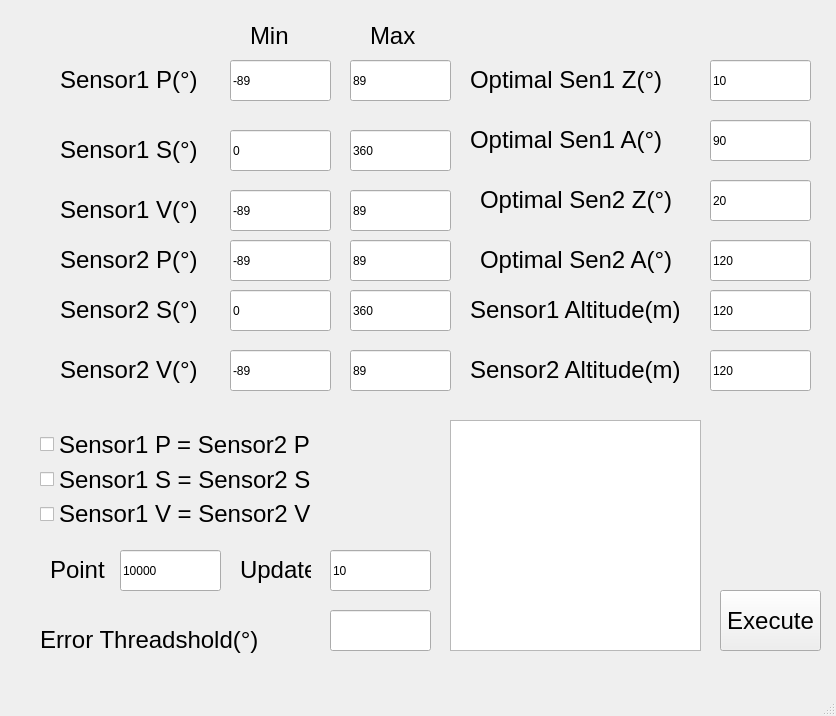
<?xml version="1.0" encoding="UTF-8"?>
<ui version="4.0">
 <class>MainWindow</class>
 <widget class="QMainWindow" name="MainWindow">
  <property name="geometry">
   <rect>
    <x>0</x>
    <y>0</y>
    <width>836</width>
    <height>716</height>
   </rect>
  </property>
  <property name="minimumSize">
   <size>
    <width>836</width>
    <height>716</height>
   </size>
  </property>
  <property name="maximumSize">
   <size>
    <width>836</width>
    <height>716</height>
   </size>
  </property>
  <property name="windowTitle">
   <string>MainWindow</string>
  </property>
  <widget class="QWidget" name="centralwidget">
   <widget class="QPushButton" name="pushButton_3">
    <property name="geometry">
     <rect>
      <x>720</x>
      <y>590</y>
      <width>101</width>
      <height>61</height>
     </rect>
    </property>
    <property name="font">
     <font>
      <pointsize>18</pointsize>
     </font>
    </property>
    <property name="text">
     <string>Execute</string>
    </property>
   </widget>
   <widget class="QLineEdit" name="lineEdit_39">
    <property name="geometry">
     <rect>
      <x>230</x>
      <y>130</y>
      <width>101</width>
      <height>41</height>
     </rect>
    </property>
    <property name="text">
     <string>0</string>
    </property>
   </widget>
   <widget class="QLineEdit" name="lineEdit_40">
    <property name="geometry">
     <rect>
      <x>230</x>
      <y>240</y>
      <width>101</width>
      <height>41</height>
     </rect>
    </property>
    <property name="text">
     <string>-89</string>
    </property>
   </widget>
   <widget class="QLineEdit" name="lineEdit_41">
    <property name="geometry">
     <rect>
      <x>710</x>
      <y>60</y>
      <width>101</width>
      <height>41</height>
     </rect>
    </property>
    <property name="text">
     <string>10</string>
    </property>
   </widget>
   <widget class="QLabel" name="label_33">
    <property name="geometry">
     <rect>
      <x>60</x>
      <y>60</y>
      <width>151</width>
      <height>41</height>
     </rect>
    </property>
    <property name="font">
     <font>
      <pointsize>18</pointsize>
     </font>
    </property>
    <property name="text">
     <string>&lt;html&gt;&lt;head/&gt;&lt;body&gt;&lt;p&gt;Sensor1 P(°)&lt;/p&gt;&lt;/body&gt;&lt;/html&gt;</string>
    </property>
   </widget>
   <widget class="QLineEdit" name="lineEdit_42">
    <property name="geometry">
     <rect>
      <x>350</x>
      <y>240</y>
      <width>101</width>
      <height>41</height>
     </rect>
    </property>
    <property name="text">
     <string>89</string>
    </property>
   </widget>
   <widget class="QLineEdit" name="lineEdit_43">
    <property name="geometry">
     <rect>
      <x>350</x>
      <y>60</y>
      <width>101</width>
      <height>41</height>
     </rect>
    </property>
    <property name="text">
     <string>89</string>
    </property>
   </widget>
   <widget class="QWidget" name="verticalLayoutWidget_3">
    <property name="geometry">
     <rect>
      <x>40</x>
      <y>430</y>
      <width>433</width>
      <height>98</height>
     </rect>
    </property>
    <layout class="QVBoxLayout" name="verticalLayout_3">
     <item>
      <widget class="QCheckBox" name="checkBox_7">
       <property name="font">
        <font>
         <pointsize>18</pointsize>
        </font>
       </property>
       <property name="text">
        <string>Sensor1 P = Sensor2 P</string>
       </property>
      </widget>
     </item>
     <item>
      <widget class="QCheckBox" name="checkBox_8">
       <property name="font">
        <font>
         <pointsize>18</pointsize>
        </font>
       </property>
       <property name="text">
        <string>Sensor1 S = Sensor2 S</string>
       </property>
      </widget>
     </item>
     <item>
      <widget class="QCheckBox" name="checkBox_6">
       <property name="font">
        <font>
         <pointsize>18</pointsize>
        </font>
       </property>
       <property name="text">
        <string>Sensor1 V = Sensor2 V</string>
       </property>
      </widget>
     </item>
    </layout>
   </widget>
   <widget class="QLabel" name="label_34">
    <property name="geometry">
     <rect>
      <x>60</x>
      <y>190</y>
      <width>151</width>
      <height>41</height>
     </rect>
    </property>
    <property name="font">
     <font>
      <pointsize>18</pointsize>
     </font>
    </property>
    <property name="text">
     <string>&lt;html&gt;&lt;head/&gt;&lt;body&gt;&lt;p&gt;Sensor1 V(°)&lt;/p&gt;&lt;/body&gt;&lt;/html&gt;</string>
    </property>
   </widget>
   <widget class="QTextBrowser" name="textBrowser_3">
    <property name="geometry">
     <rect>
      <x>450</x>
      <y>420</y>
      <width>251</width>
      <height>231</height>
     </rect>
    </property>
   </widget>
   <widget class="QLabel" name="label_9">
    <property name="geometry">
     <rect>
      <x>250</x>
      <y>20</y>
      <width>71</width>
      <height>31</height>
     </rect>
    </property>
    <property name="font">
     <font>
      <pointsize>18</pointsize>
     </font>
    </property>
    <property name="text">
     <string>Min</string>
    </property>
   </widget>
   <widget class="QLabel" name="label_35">
    <property name="geometry">
     <rect>
      <x>480</x>
      <y>240</y>
      <width>221</width>
      <height>41</height>
     </rect>
    </property>
    <property name="font">
     <font>
      <pointsize>18</pointsize>
     </font>
    </property>
    <property name="text">
     <string>&lt;html&gt;&lt;head/&gt;&lt;body&gt;&lt;p&gt;Optimal Sen2 A(°)&lt;/p&gt;&lt;/body&gt;&lt;/html&gt;</string>
    </property>
   </widget>
   <widget class="QLabel" name="label_36">
    <property name="geometry">
     <rect>
      <x>470</x>
      <y>60</y>
      <width>221</width>
      <height>41</height>
     </rect>
    </property>
    <property name="font">
     <font>
      <pointsize>18</pointsize>
     </font>
    </property>
    <property name="text">
     <string>&lt;html&gt;&lt;head/&gt;&lt;body&gt;&lt;p&gt;Optimal Sen1 Z(°)&lt;/p&gt;&lt;/body&gt;&lt;/html&gt;</string>
    </property>
   </widget>
   <widget class="QLineEdit" name="lineEdit_44">
    <property name="geometry">
     <rect>
      <x>350</x>
      <y>190</y>
      <width>101</width>
      <height>41</height>
     </rect>
    </property>
    <property name="text">
     <string>89</string>
    </property>
   </widget>
   <widget class="QLineEdit" name="lineEdit_45">
    <property name="geometry">
     <rect>
      <x>710</x>
      <y>290</y>
      <width>101</width>
      <height>41</height>
     </rect>
    </property>
    <property name="text">
     <string>120</string>
    </property>
   </widget>
   <widget class="QLineEdit" name="lineEdit_46">
    <property name="geometry">
     <rect>
      <x>710</x>
      <y>240</y>
      <width>101</width>
      <height>41</height>
     </rect>
    </property>
    <property name="text">
     <string>120</string>
    </property>
   </widget>
   <widget class="QLabel" name="label_37">
    <property name="geometry">
     <rect>
      <x>470</x>
      <y>290</y>
      <width>231</width>
      <height>41</height>
     </rect>
    </property>
    <property name="font">
     <font>
      <pointsize>18</pointsize>
     </font>
    </property>
    <property name="text">
     <string>&lt;html&gt;&lt;head/&gt;&lt;body&gt;&lt;p&gt;Sensor1 Altitude(m)&lt;/p&gt;&lt;/body&gt;&lt;/html&gt;</string>
    </property>
   </widget>
   <widget class="QLineEdit" name="lineEdit_47">
    <property name="geometry">
     <rect>
      <x>710</x>
      <y>350</y>
      <width>101</width>
      <height>41</height>
     </rect>
    </property>
    <property name="text">
     <string>120</string>
    </property>
   </widget>
   <widget class="QLineEdit" name="lineEdit_48">
    <property name="geometry">
     <rect>
      <x>350</x>
      <y>350</y>
      <width>101</width>
      <height>41</height>
     </rect>
    </property>
    <property name="text">
     <string>89</string>
    </property>
   </widget>
   <widget class="QLineEdit" name="lineEdit_49">
    <property name="geometry">
     <rect>
      <x>710</x>
      <y>120</y>
      <width>101</width>
      <height>41</height>
     </rect>
    </property>
    <property name="text">
     <string>90</string>
    </property>
   </widget>
   <widget class="QLineEdit" name="lineEdit_50">
    <property name="geometry">
     <rect>
      <x>350</x>
      <y>130</y>
      <width>101</width>
      <height>41</height>
     </rect>
    </property>
    <property name="text">
     <string>360</string>
    </property>
   </widget>
   <widget class="QLabel" name="label_38">
    <property name="geometry">
     <rect>
      <x>60</x>
      <y>240</y>
      <width>151</width>
      <height>41</height>
     </rect>
    </property>
    <property name="font">
     <font>
      <pointsize>18</pointsize>
     </font>
    </property>
    <property name="text">
     <string>&lt;html&gt;&lt;head/&gt;&lt;body&gt;&lt;p&gt;Sensor2 P(°)&lt;/p&gt;&lt;/body&gt;&lt;/html&gt;</string>
    </property>
   </widget>
   <widget class="QLineEdit" name="lineEdit_51">
    <property name="geometry">
     <rect>
      <x>230</x>
      <y>290</y>
      <width>101</width>
      <height>41</height>
     </rect>
    </property>
    <property name="text">
     <string>0</string>
    </property>
   </widget>
   <widget class="QLineEdit" name="lineEdit_52">
    <property name="geometry">
     <rect>
      <x>710</x>
      <y>180</y>
      <width>101</width>
      <height>41</height>
     </rect>
    </property>
    <property name="text">
     <string>20</string>
    </property>
   </widget>
   <widget class="QLineEdit" name="lineEdit_53">
    <property name="geometry">
     <rect>
      <x>230</x>
      <y>350</y>
      <width>101</width>
      <height>41</height>
     </rect>
    </property>
    <property name="text">
     <string>-89</string>
    </property>
   </widget>
   <widget class="QLineEdit" name="lineEdit_54">
    <property name="geometry">
     <rect>
      <x>350</x>
      <y>290</y>
      <width>101</width>
      <height>41</height>
     </rect>
    </property>
    <property name="text">
     <string>360</string>
    </property>
   </widget>
   <widget class="QLabel" name="label_39">
    <property name="geometry">
     <rect>
      <x>370</x>
      <y>20</y>
      <width>71</width>
      <height>31</height>
     </rect>
    </property>
    <property name="font">
     <font>
      <pointsize>18</pointsize>
     </font>
    </property>
    <property name="text">
     <string>Max</string>
    </property>
   </widget>
   <widget class="QLineEdit" name="lineEdit_55">
    <property name="geometry">
     <rect>
      <x>230</x>
      <y>60</y>
      <width>101</width>
      <height>41</height>
     </rect>
    </property>
    <property name="text">
     <string>-89</string>
    </property>
   </widget>
   <widget class="QLabel" name="label_40">
    <property name="geometry">
     <rect>
      <x>470</x>
      <y>350</y>
      <width>231</width>
      <height>41</height>
     </rect>
    </property>
    <property name="font">
     <font>
      <pointsize>18</pointsize>
     </font>
    </property>
    <property name="text">
     <string>&lt;html&gt;&lt;head/&gt;&lt;body&gt;&lt;p&gt;Sensor2 Altitude(m)&lt;/p&gt;&lt;/body&gt;&lt;/html&gt;</string>
    </property>
   </widget>
   <widget class="QLabel" name="label_41">
    <property name="geometry">
     <rect>
      <x>480</x>
      <y>180</y>
      <width>221</width>
      <height>41</height>
     </rect>
    </property>
    <property name="font">
     <font>
      <pointsize>18</pointsize>
     </font>
    </property>
    <property name="text">
     <string>&lt;html&gt;&lt;head/&gt;&lt;body&gt;&lt;p&gt;Optimal Sen2 Z(°)&lt;/p&gt;&lt;/body&gt;&lt;/html&gt;</string>
    </property>
   </widget>
   <widget class="QLineEdit" name="lineEdit_56">
    <property name="geometry">
     <rect>
      <x>230</x>
      <y>190</y>
      <width>101</width>
      <height>41</height>
     </rect>
    </property>
    <property name="text">
     <string>-89</string>
    </property>
   </widget>
   <widget class="QLabel" name="label_42">
    <property name="geometry">
     <rect>
      <x>60</x>
      <y>130</y>
      <width>151</width>
      <height>41</height>
     </rect>
    </property>
    <property name="font">
     <font>
      <pointsize>18</pointsize>
     </font>
    </property>
    <property name="text">
     <string>&lt;html&gt;&lt;head/&gt;&lt;body&gt;&lt;p&gt;Sensor1 S(°)&lt;/p&gt;&lt;/body&gt;&lt;/html&gt;</string>
    </property>
   </widget>
   <widget class="QLabel" name="label_43">
    <property name="geometry">
     <rect>
      <x>60</x>
      <y>350</y>
      <width>151</width>
      <height>41</height>
     </rect>
    </property>
    <property name="font">
     <font>
      <pointsize>18</pointsize>
     </font>
    </property>
    <property name="text">
     <string>&lt;html&gt;&lt;head/&gt;&lt;body&gt;&lt;p&gt;Sensor2 V(°)&lt;/p&gt;&lt;/body&gt;&lt;/html&gt;</string>
    </property>
   </widget>
   <widget class="QLabel" name="label_44">
    <property name="geometry">
     <rect>
      <x>60</x>
      <y>290</y>
      <width>151</width>
      <height>41</height>
     </rect>
    </property>
    <property name="font">
     <font>
      <pointsize>18</pointsize>
     </font>
    </property>
    <property name="text">
     <string>&lt;html&gt;&lt;head/&gt;&lt;body&gt;&lt;p&gt;Sensor2 S(°)&lt;/p&gt;&lt;/body&gt;&lt;/html&gt;</string>
    </property>
   </widget>
   <widget class="QLabel" name="label_45">
    <property name="geometry">
     <rect>
      <x>470</x>
      <y>120</y>
      <width>221</width>
      <height>41</height>
     </rect>
    </property>
    <property name="font">
     <font>
      <pointsize>18</pointsize>
     </font>
    </property>
    <property name="text">
     <string>&lt;html&gt;&lt;head/&gt;&lt;body&gt;&lt;p&gt;Optimal Sen1 A(°)&lt;/p&gt;&lt;/body&gt;&lt;/html&gt;</string>
    </property>
   </widget>
   <widget class="QLabel" name="label_46">
    <property name="geometry">
     <rect>
      <x>50</x>
      <y>550</y>
      <width>71</width>
      <height>41</height>
     </rect>
    </property>
    <property name="font">
     <font>
      <pointsize>18</pointsize>
     </font>
    </property>
    <property name="text">
     <string>&lt;html&gt;&lt;head/&gt;&lt;body&gt;&lt;p&gt;Point&lt;/p&gt;&lt;/body&gt;&lt;/html&gt;</string>
    </property>
   </widget>
   <widget class="QLineEdit" name="lineEdit_57">
    <property name="geometry">
     <rect>
      <x>120</x>
      <y>550</y>
      <width>101</width>
      <height>41</height>
     </rect>
    </property>
    <property name="text">
     <string>10000</string>
    </property>
   </widget>
   <widget class="QLabel" name="label_47">
    <property name="geometry">
     <rect>
      <x>240</x>
      <y>550</y>
      <width>71</width>
      <height>41</height>
     </rect>
    </property>
    <property name="font">
     <font>
      <pointsize>18</pointsize>
     </font>
    </property>
    <property name="text">
     <string>&lt;html&gt;&lt;head/&gt;&lt;body&gt;&lt;p&gt;Update&lt;/p&gt;&lt;/body&gt;&lt;/html&gt;</string>
    </property>
   </widget>
   <widget class="QLineEdit" name="lineEdit_58">
    <property name="geometry">
     <rect>
      <x>330</x>
      <y>550</y>
      <width>101</width>
      <height>41</height>
     </rect>
    </property>
    <property name="text">
     <string>10</string>
    </property>
   </widget>
   <widget class="QLabel" name="label_48">
    <property name="geometry">
     <rect>
      <x>40</x>
      <y>620</y>
      <width>251</width>
      <height>41</height>
     </rect>
    </property>
    <property name="font">
     <font>
      <pointsize>18</pointsize>
     </font>
    </property>
    <property name="text">
     <string>&lt;html&gt;&lt;head/&gt;&lt;body&gt;&lt;p&gt;Error Threadshold(°)&lt;/p&gt;&lt;/body&gt;&lt;/html&gt;</string>
    </property>
   </widget>
   <widget class="QLineEdit" name="lineEdit_59">
    <property name="geometry">
     <rect>
      <x>330</x>
      <y>610</y>
      <width>101</width>
      <height>41</height>
     </rect>
    </property>
   </widget>
  </widget>
  <widget class="QMenuBar" name="menubar">
   <property name="geometry">
    <rect>
     <x>0</x>
     <y>0</y>
     <width>836</width>
     <height>23</height>
    </rect>
   </property>
  </widget>
  <widget class="QStatusBar" name="statusbar"/>
 </widget>
 <resources/>
 <connections/>
</ui>
